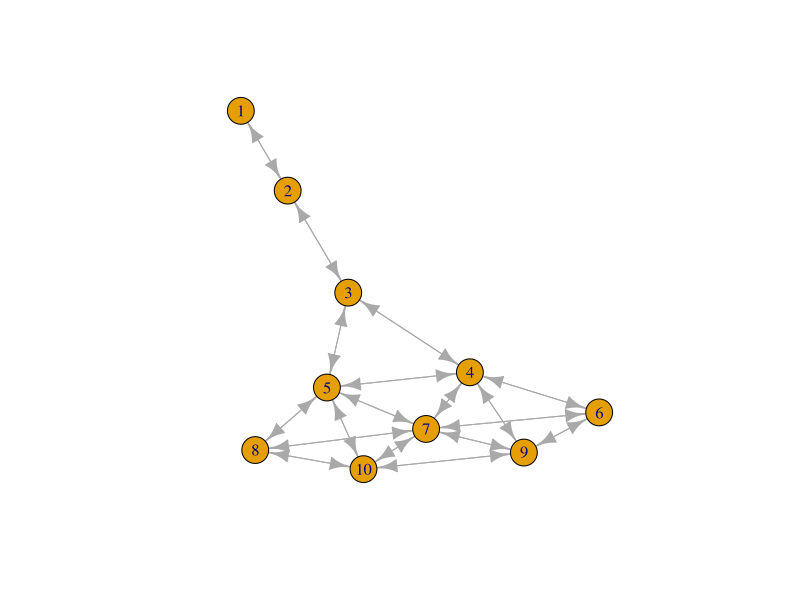
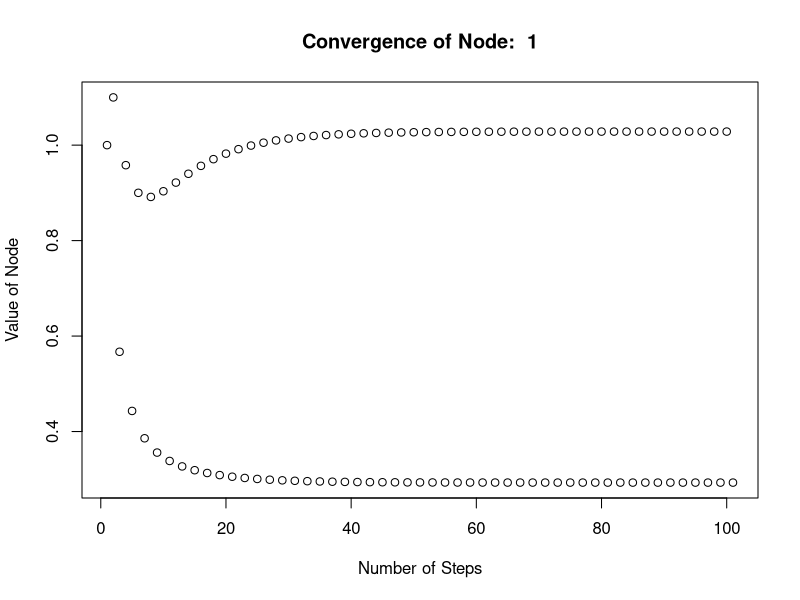
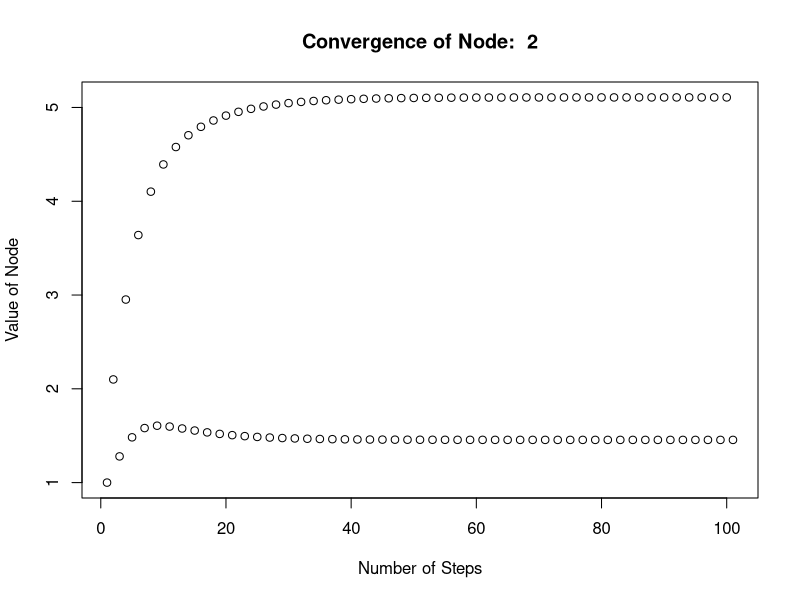
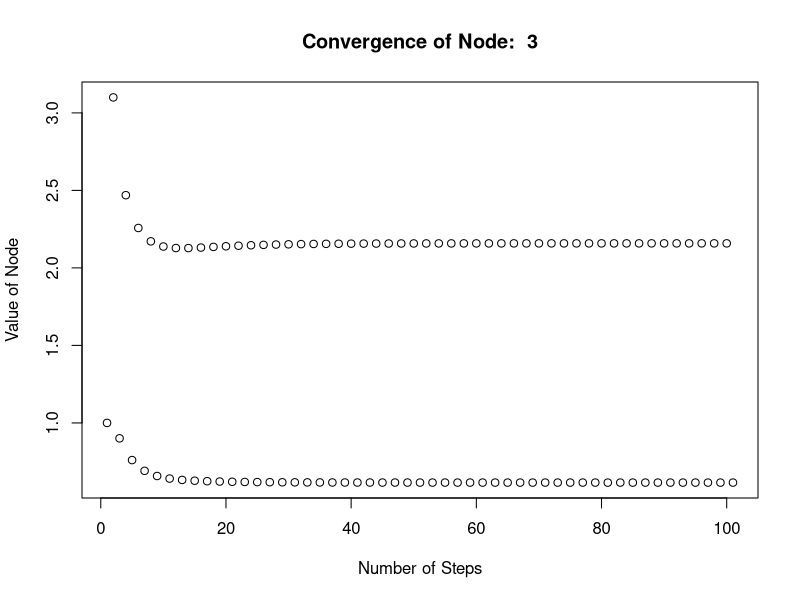
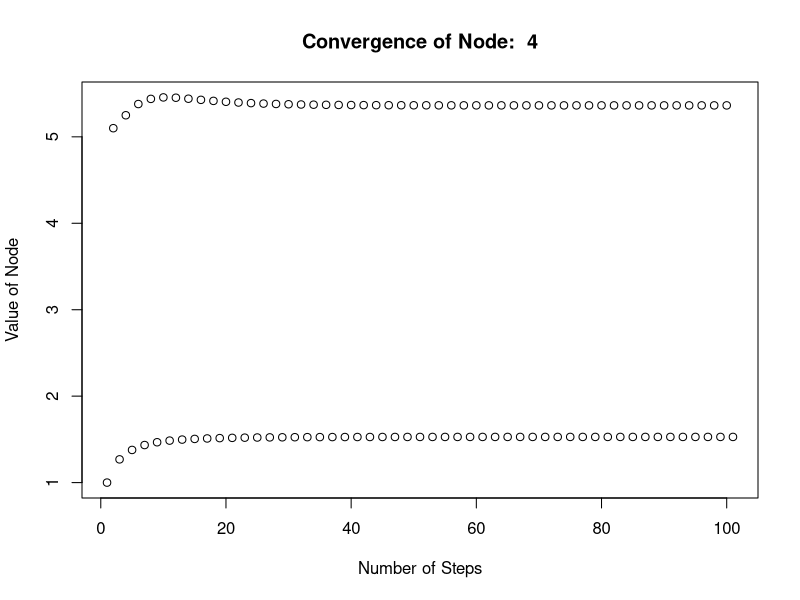
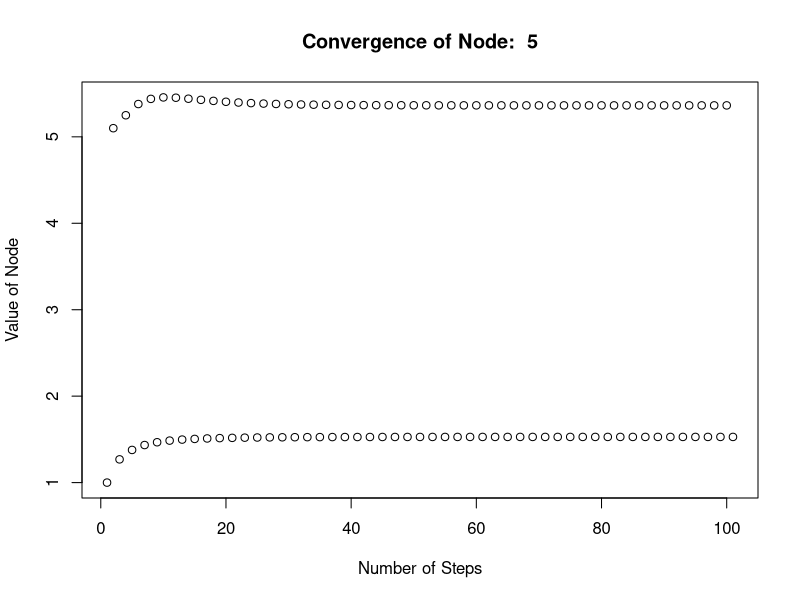
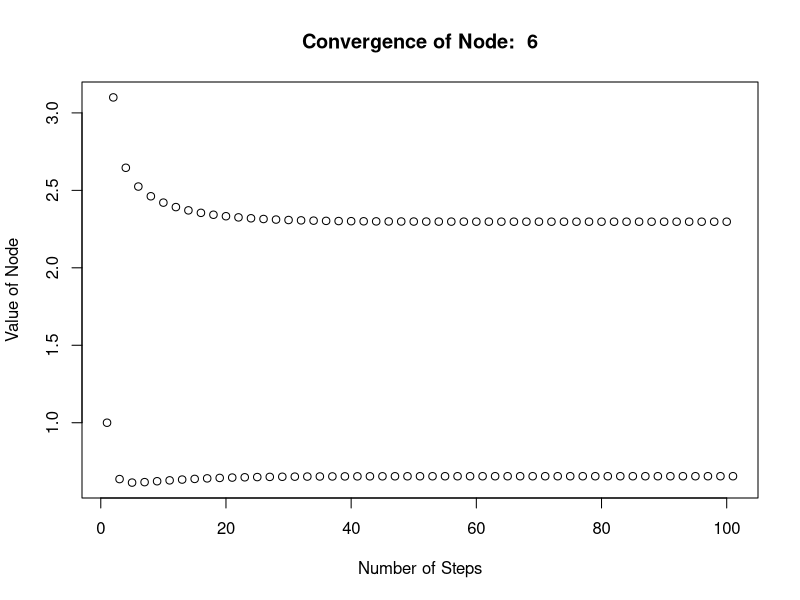
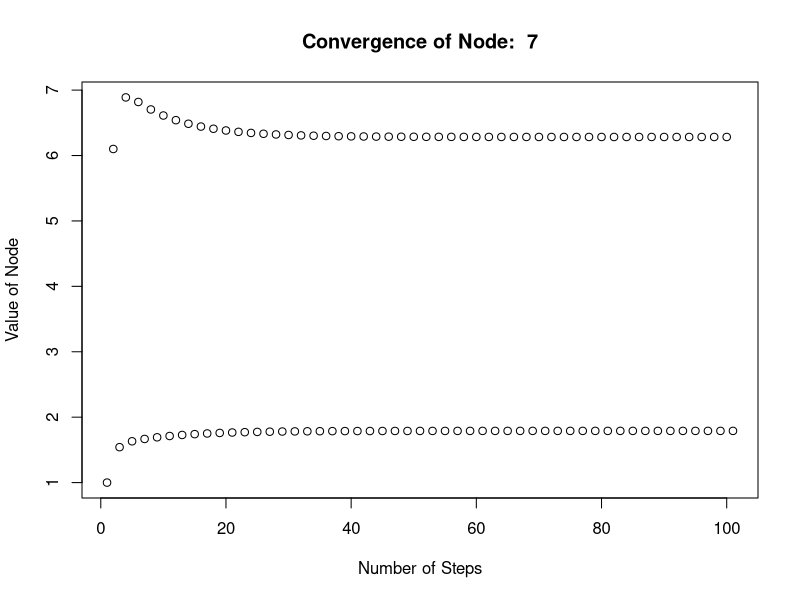

Generate these figures, in order, with R:
# Title     : Dependency centrality
# Objective : Read bloodhound json files and use the sinkhornKnopp method on it to determine a graphs most powerful node according to dependency centrality
# Created by: Hannes Stärk
# Created on: 27.01.2019

library(jsonlite)
library(igraph)

kite = matrix(
c(0, 1, 0, 0, 0, 0, 0, 0, 0, 0,
1, 0, 1, 0, 0, 0, 0, 0, 0, 0,
0, 1, 0, 1, 1, 0, 0, 0, 0, 0,
0, 0, 1, 0, 1, 1, 1, 0, 1, 0,
0, 0, 1, 1, 0, 0, 1, 1, 0, 1,
0, 0, 0, 1, 0, 0, 1, 0, 1, 0,
0, 0, 0, 1, 1, 1, 0, 1, 1, 1,
0, 0, 0, 0, 1, 0, 1, 0, 0, 1,
0, 0, 0, 1, 0, 1, 1, 0, 0, 1,
0, 0, 0, 0, 1, 0, 1, 1, 1, 0), nrow = 10, ncol = 10, byrow = TRUE)

weightedToAdjacency <- function(A){
    for (i in 1 : nrow(A)) {
        for (j in 1 : ncol(A)) {
            if (A[i, j] != 0) {
                A[i, j] = 1
            }
        }
    }
    return(A)
}
countZeros <- function(vec){
    x <- 0
    for (i in vec) {
        if (i == 0)x <- x + 1
    }
    return(x)
}
#definition from Matrices of O’s and l’s with Total Support RICHARD A. BRUALDI*
doublyStochastic <- function(A){
    return(sum(colSums(A)) == NROW(A) && sum(rowSums(A)) == NCOL(A))
}
#if an entry of the matrix is not 0 it will be replaced with 1 and mirrored
symmetricMatrix <- function(A){
    for (i in 1 : nrow(A)) {
        for (j in 1 : ncol(A)) {
            entry <- A[i, j]
            if (entry != 0) {
                A[j, i] = entry
            }
        }
    }
    return(A)
}
#Kbnig-Egtrvary theorem [12, pp. 55-56]
termRank <- function(A){
    minNumRows <- NCOL(A) - countZeros(rowSums(A))
    minNumCols <- NROW(A) - countZeros(colSums(A))
    return(min(minNumCols, minNumRows))
}
reciprocal <- function(x){
    if (x == 0) return(0)
    else return(1 / x)
}
invVec <- function(vec){
    return(sapply(vec, reciprocal))
}
#definition from Matrices of O’s and l’s with Total Support RICHARD A. BRUALDI*
totalSupport <- function(A){
    for (i in 1 : nrow(A)) {
        for (j in 1 : ncol(A)) {
            if (A[i, j] == 1 && termRank(A[- i, - j]) != nrow(A) - 1) {
                return(FALSE)
            }
        }
    }
    return(TRUE)
}
#an adjacency matrix is indecomposable if and only if its graph is a single strongly connected component. Dijkstra, Edsger (1976), A Discipline of Programming, NJ: Prentice Hall, Ch. 25.
indecomposable <- function(A){
    return(is.connected(graph_from_adjacency_matrix(weightedToAdjacency(A), mode = c("directed")), mode = c("strong")))
}
#definition from Matrices of O’s and l’s with Total Support RICHARD A. BRUALDI*
fullyIndecomposable <- function(A){
    for (i in 1 : nrow(A)) {
        for (j in 1 : ncol(A)) {
            if (termRank(A[- i, - j]) != nrow(A) - 1) {
                return(FALSE)
            }
        }
    }
    return(TRUE)
}
#definition from Matrices of O’s and l’s with Total Support RICHARD A. BRUALDI*
diagonalPerturbation <- function(A, a=1){
    return(A + diag(a, nrow(A), ncol(A)))
}
#definition from Matrices of O’s and l’s with Total Support RICHARD A. BRUALDI*
fullPerturbation <- function(A, a=1){
    return(A + matrix(a, nrow(A), ncol(A)))
}
#takes json as Sharphound produces it or Bloodhound exports it and turns it into an Adjacency Matrix that has the Nodes IDs as column and row names
jsonToAdjacencyMatrix <- function(path){
    graph <- read_json(path = path, simplifyVector = TRUE)
    nNodes <- NROW(graph$nodes$id)
    resultMatrix <- matrix(0, nrow = nNodes, ncol = nNodes, dimnames = list(graph$nodes$id, graph$nodes$id))
    nEdges <- NROW(graph$edges)
    for (i in 1 : nEdges)
    {
        resultMatrix[toString(graph$edges$source[i]), toString(graph$edges$target[i])] <- 1
        #resultMatrix[toString(graph$edges$target[i]), toString(graph$edges$source[i])] <- 1 #if we assume that the graph is undirected a directed edge in bloodhound will represent both directions
    }
    return(resultMatrix)
}
#retruns a matrix with the rownames of A and a column for each x vector of each step of the sinkhornKnopp Method
sinkhornKnoppSteps <- function(A, steps){
    x=rep(1, nrow(A))
    skVectors <- matrix(x, dimnames = list(rownames(A)))
    for (i in 1 : steps) {
        x <- A %*% invVec(x)
        skVectors <- cbind(skVectors, x)
    }
    return(skVectors)
}

#THE FOLDER "convergences" HAS TO EXIST FOR THIS FUNCTION TO RUN. The plots of the convergences are placed in that folder.
#takes an Adjacency Matrix and an Integer. It does numberOfSKSteps iterations of the Sinkhorn-Knopp method and generates:
#1: a plot of the graph
#2: a plot of the values for each stop for every node
#3: plots of the last even and the last odd vector
#4: prints if the matrix is indecomposable fully indecomposable or has total Support
#5: prints every vector for each step as a matrix
#6: prints the most powerful node
analyzeMatrix <- function(A, numberOfSKSteps=100, sideEffects=TRUE){
    if (is.null(rownames(A))) {
        rownames(A) <- 1 : nrow(A)
    }
    erg <- sinkhornKnoppSteps(A, numberOfSKSteps)
    bestNodeName <- rownames(erg)[which.max(erg[, numberOfSKSteps + 1])]
    if (sideEffects) {
        pdf("graph.pdf")
        asGraph = graph_from_adjacency_matrix(A, mode = c("directed"))
        plot(asGraph)
        print(erg)
        print(A)
        print(paste("is indecomposable: ", indecomposable(A)))
        print(paste("has total support: ", totalSupport(A)))
        print(paste("is fully indecomposable: ", fullyIndecomposable(A)))
        if (totalSupport(A)) {
            print(paste("most powerful node is: ", bestNodeName))
        }else {
            print("Sinkhorn-Knopp method did not converge")
        }
        evenResultVector <- erg[, numberOfSKSteps + 1]
        oddResultVector <- erg[, numberOfSKSteps]
        if (numberOfSKSteps %% 2 != 0) {
            evenResultVector <- erg[, numberOfSKSteps]
            oddResultVector <- erg[, numberOfSKSteps + 1]
        }
        for (rowname in rownames(A)) {
            pdf(paste("convergences\\convergence", rowname, ".pdf"))
            plot(1 : (numberOfSKSteps + 1), erg[rowname,], main = paste("Convergence of Node: ", rowname), xlab = "Number of Steps", ylab = "Value of Node")
        }
        pdf("evenResultVector.pdf")
        plot(rownames(A), evenResultVector,main = "Last even Vector" , xlab = "Name of Node", ylab = "Value of Node")
        pdf("oddResultVector.pdf")
        plot(rownames(A), oddResultVector, main = "Last odd Vector" , xlab = "Name of Node", ylab = "Value of Node")
    }
    return(list("skVectors" = erg, "bestNodeName" = bestNodeName))
}

#df = read.table("C:\\Users\\Hannes\\projects\\graph\\test.txt")
#resGraph = graph_from_data_frame(df, directed = TRUE, vertices = NULL)


#jsonToAdjacencyMatrix nimmt einen pfad entgegen an dem die json Ausgabedatei liegt und gibt die Adjazenzmatrix zu dem graphen zurück
#exMatrix = jsonToAdjacencyMatrix("F:\\projects\\graph\\testGraphs\\testGraph.json")

#damit diese Funktion funktioniert muss der ordner "convergences" im selben Verzeichnis wie das Script existieren.
analyzeMatrix(diagonalPerturbation(kite, 0.1), 100)


